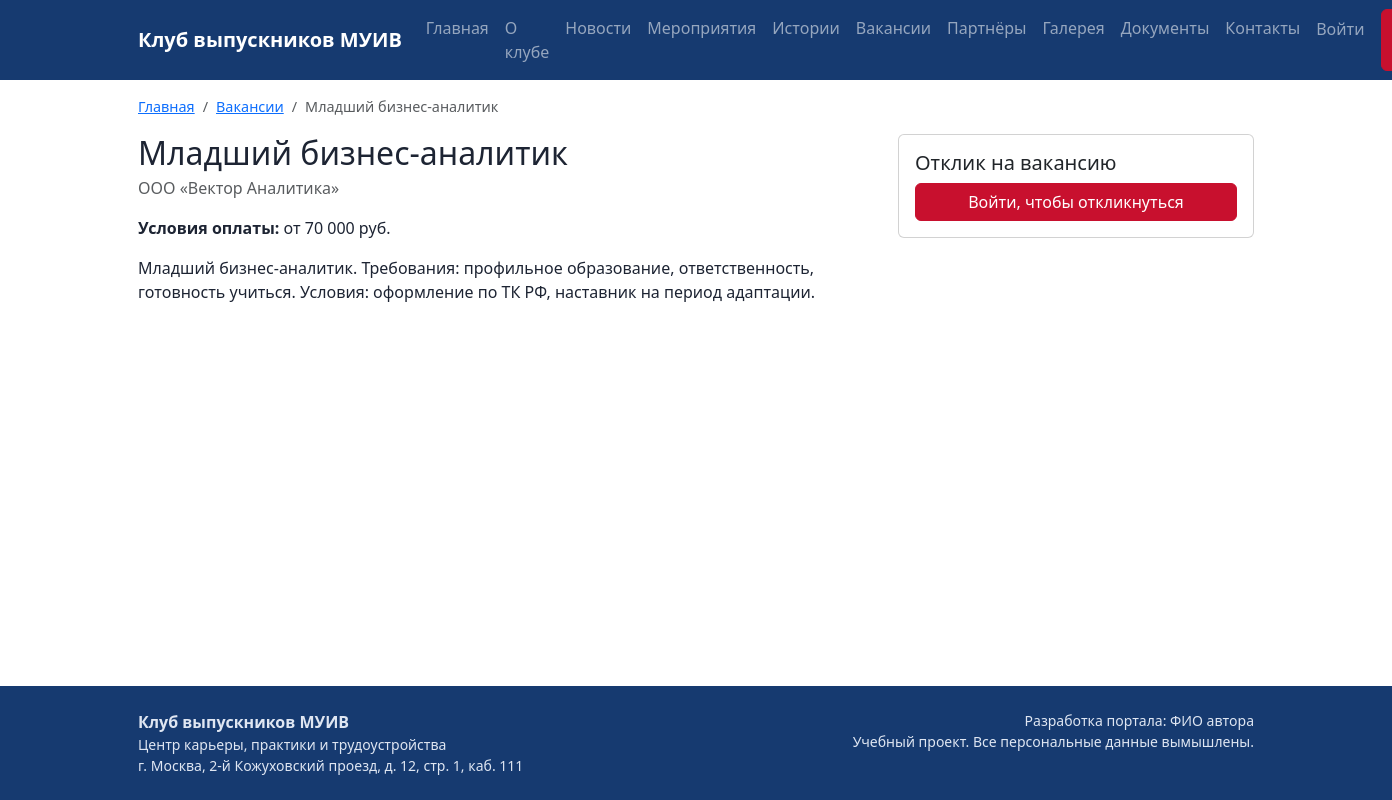
The page /vacancies/1/ on the database its author committed.
### vacancies/models.py (models this page shows, shortened)
class Vacancy(models.Model):
    partner = models.ForeignKey(Partner, on_delete=models.CASCADE, verbose_name="Партнёр",
                                related_name="vacancies")
    title = models.CharField("Название", max_length=200)
    description = models.TextField("Описание", blank=True)
    salary = models.CharField("Условия оплаты", max_length=100, blank=True)
    is_internship = models.BooleanField("Стажировка", default=False)
    closes_at = models.DateField("Дата окончания приёма откликов", null=True, blank=True)
    created_at = models.DateTimeField("Дата размещения", auto_now_add=True)
    class Meta:
        db_table = "vacancies"
        verbose_name = "Вакансия"
        verbose_name_plural = "Вакансии"
        ordering = ["-created_at"]
    @property
    def is_open(self):
        return self.closes_at is None or self.closes_at >= timezone.localdate()

class Partner(models.Model):
    name = models.CharField("Название", max_length=200, unique=True)
    description = models.TextField("Описание", blank=True)
    site = models.URLField("Сайт", blank=True)
    logo = models.ImageField("Логотип", upload_to="partners/", blank=True,
                             validators=[validate_image_file])
    class Meta:
        db_table = "partners"
        verbose_name = "Партнёр"
        verbose_name_plural = "Партнёры"
        ordering = ["name"]

### vacancies/views.py (the view, shortened to what this page needs)
# urls.py: path("vacancies/<int:pk>/", views.vacancy_detail, name="detail"),
def vacancy_detail(request, pk):
    vacancy = get_object_or_404(Vacancy.objects.select_related("partner"), pk=pk)
    user = request.user
    profile = getattr(user, "alumni_profile", None) if user.is_authenticated else None
    already_responded = bool(profile) and vacancy.responses.filter(profile=profile).exists()
    can_respond = bool(profile) and user.is_alumnus and vacancy.is_open and not already_responded
    form = ResponseForm(request.POST or None, request.FILES or None)
    return render(request, "vacancies/detail.html", {
        "vacancy": vacancy,
        "form": form,
        "can_respond": can_respond,
        "already_responded": already_responded,
        "crumbs": crumbs(("Вакансии", "vacancies:list"), vacancy.title),
    })

### core/breadcrumbs.py (called while the page is built)
def crumbs(*items):
    result = []
    for item in items:
        if isinstance(item, str):
            result.append({"title": item, "url": None})
        else:
            title, route, *args = item
            result.append({"title": title, "url": reverse(route, args=args)})
    return result

### core/context_processors.py (called while the page is built)
def site(request):
    return {
        "menu": MENU,
        "portal_name": settings.PORTAL_NAME,
        "portal_author": settings.PORTAL_AUTHOR,
    }

### templates/vacancies/detail.html (shortened to what this page needs)
{% extends "base.html" %}
{% block content %}
<div class="row g-4">
  <div class="col-lg-8">
    <h1 class="h2 mb-1">{{ vacancy.title }}</h1>
    <p class="text-muted">{{ vacancy.partner.name }}{% if vacancy.is_internship %} · стажировка{% endif %}</p>
    {% if vacancy.salary %}<p><strong>Условия оплаты:</strong> {{ vacancy.salary }}</p>{% endif %}
    {{ vacancy.description|linebreaks }}
  </div>
  <div class="col-lg-4">
    <div class="card">
      <div class="card-body">
        <h2 class="h5">Отклик на вакансию</h2>
        {% if already_responded %}
          <div class="alert alert-success py-2 mb-0">Вы уже откликнулись на эту вакансию.</div>
        {% elif not vacancy.is_open %}
          <div class="alert alert-secondary py-2 mb-0">Приём откликов завершён.</div>
        {% elif not user.is_authenticated %}
          <a class="btn btn-accent w-100" href="{% url 'accounts:login' %}?next={{ request.path }}">Войти, чтобы откликнуться</a>
        {% elif not can_respond %}
          <div class="alert alert-secondary py-2 mb-0">Отклик доступен членам клуба.</div>
        {% endif %}
      </div>
    </div>
  </div>
</div>
{% endblock %}

### templates/base.html (shortened to what this page needs)
{% load static %}<!doctype html>
<html lang="ru">
<head>
  <link href="https://cdn.jsdelivr.net/npm/bootstrap@5.3.3/dist/css/bootstrap.min.css" rel="stylesheet">
  <link href="{% static 'css/site.css' %}" rel="stylesheet">
</head>
<body class="d-flex flex-column min-vh-100">
<nav class="navbar navbar-expand-xl navbar-dark site-nav">
  <div class="container">
    <a class="navbar-brand fw-bold" href="{% url 'core:home' %}">{{ portal_name }}</a>
    <div class="collapse navbar-collapse" id="mainMenu">
      <ul class="navbar-nav me-auto">
        {% for title, route in menu %}
          {% url route as item_url %}
          <li class="nav-item">
            <a class="nav-link{% if request.path == item_url %} active{% endif %}" href="{{ item_url }}">{{ title }}</a>
          </li>
        {% endfor %}
      </ul>
      <ul class="navbar-nav">
        {% if user.is_authenticated %}
          <li class="nav-item"><a class="nav-link" href="{% url 'accounts:cabinet' %}">{{ user.email }}</a></li>
          <li class="nav-item">
            <form method="post" action="{% url 'accounts:logout' %}">{% csrf_token %}
              <button class="btn btn-link nav-link" type="submit">Выйти</button>
            </form>
          </li>
        {% else %}
          <li class="nav-item"><a class="nav-link" href="{% url 'accounts:login' %}">Войти</a></li>
          <li class="nav-item"><a class="btn btn-accent ms-xl-2" href="{% url 'club:join' %}">Вступить в клуб</a></li>
        {% endif %}
      </ul>
    </div>
  </div>
</nav>
<div class="container">
  <nav aria-label="Навигационная цепочка" class="mt-3">
    <ol class="breadcrumb">
      {% if crumbs %}
        <li class="breadcrumb-item"><a href="{% url 'core:home' %}">Главная</a></li>
        {% for crumb in crumbs %}
          {% if crumb.url %}
            <li class="breadcrumb-item"><a href="{{ crumb.url }}">{{ crumb.title }}</a></li>
          {% else %}
            <li class="breadcrumb-item active" aria-current="page">{{ crumb.title }}</li>
          {% endif %}
        {% endfor %}
      {% else %}
        <li class="breadcrumb-item active" aria-current="page">Главная</li>
      {% endif %}
    </ol>
  </nav>
</div>
<main class="container flex-grow-1 pb-5">
  {% block content %}{% endblock %}
</main>
<footer class="site-footer py-4 mt-auto">
  <div class="container d-flex flex-column flex-md-row justify-content-between gap-2">
    <div>
      <div class="fw-bold">{{ portal_name }}</div>
      <div class="small">Центр карьеры, практики и трудоустройства</div>
      <div class="small">г. Москва, 2-й Кожуховский проезд, д. 12, стр. 1, каб. 111</div>
    </div>
    <div class="small text-md-end">
      <div>Разработка портала: {{ portal_author }}</div>
      <div>Учебный проект. Все персональные данные вымышлены.</div>
    </div>
  </div>
</footer>
</body>
</html>

### static/css/site.css (style rules this page uses)
:root { --club-blue: #163a70; --club-red: #c8102e; --club-light: #f3f6fb; }
body { font-family: "Segoe UI", Roboto, Arial, sans-serif; color: #1d2433; }
.site-nav { background-color: var(--club-blue); }
.btn-accent { background-color: var(--club-red); border-color: var(--club-red); color: #fff; }
.breadcrumb { font-size: 0.9rem; }
h1, h2, h3 { color: var(--club-blue); }
.site-footer { background-color: var(--club-blue); color: #dfe6f2; }

### rows shown on the page
Vacancy: title "Младший бизнес-аналитик", title "Младший бизнес-аналитик", partner.name "ООО «Вектор Аналитика»", salary "от 70 000 руб.", description "Младший бизнес-аналитик. Требования: профильное образование, ответственность, готовность учиться. Условия: оформление по ТК РФ, наставник на период адаптации."

### other values the page prints
{{ portal_name }} "Клуб выпускников МУИВ"
{{ title }} "Главная" "О клубе" "Новости" "Мероприятия" "Истории" "Вакансии" "Партнёры" "Галерея" "Документы" "Контакты"
{{ crumb.title }} "Вакансии"
{{ portal_author }} "ФИО автора"
